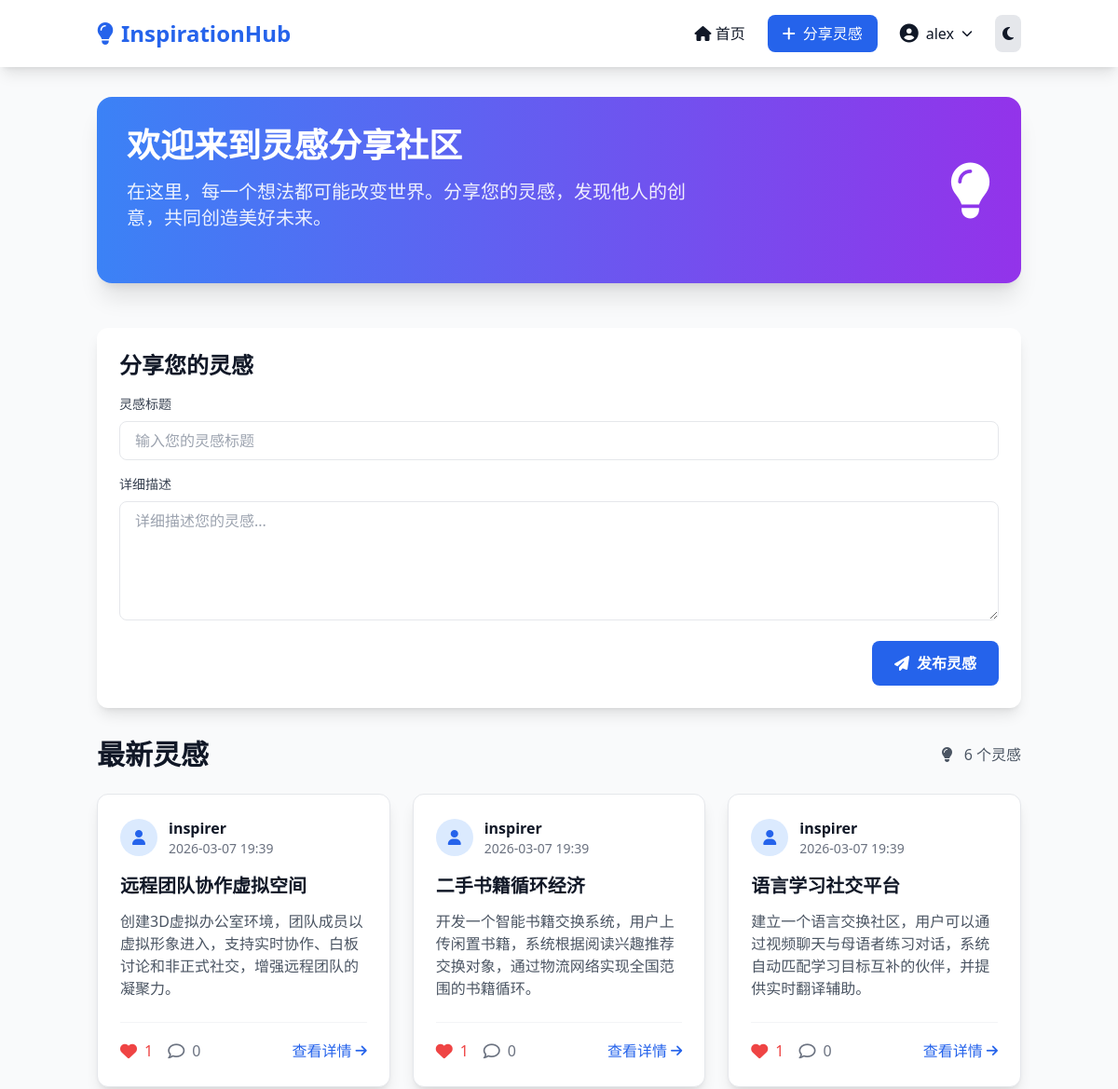
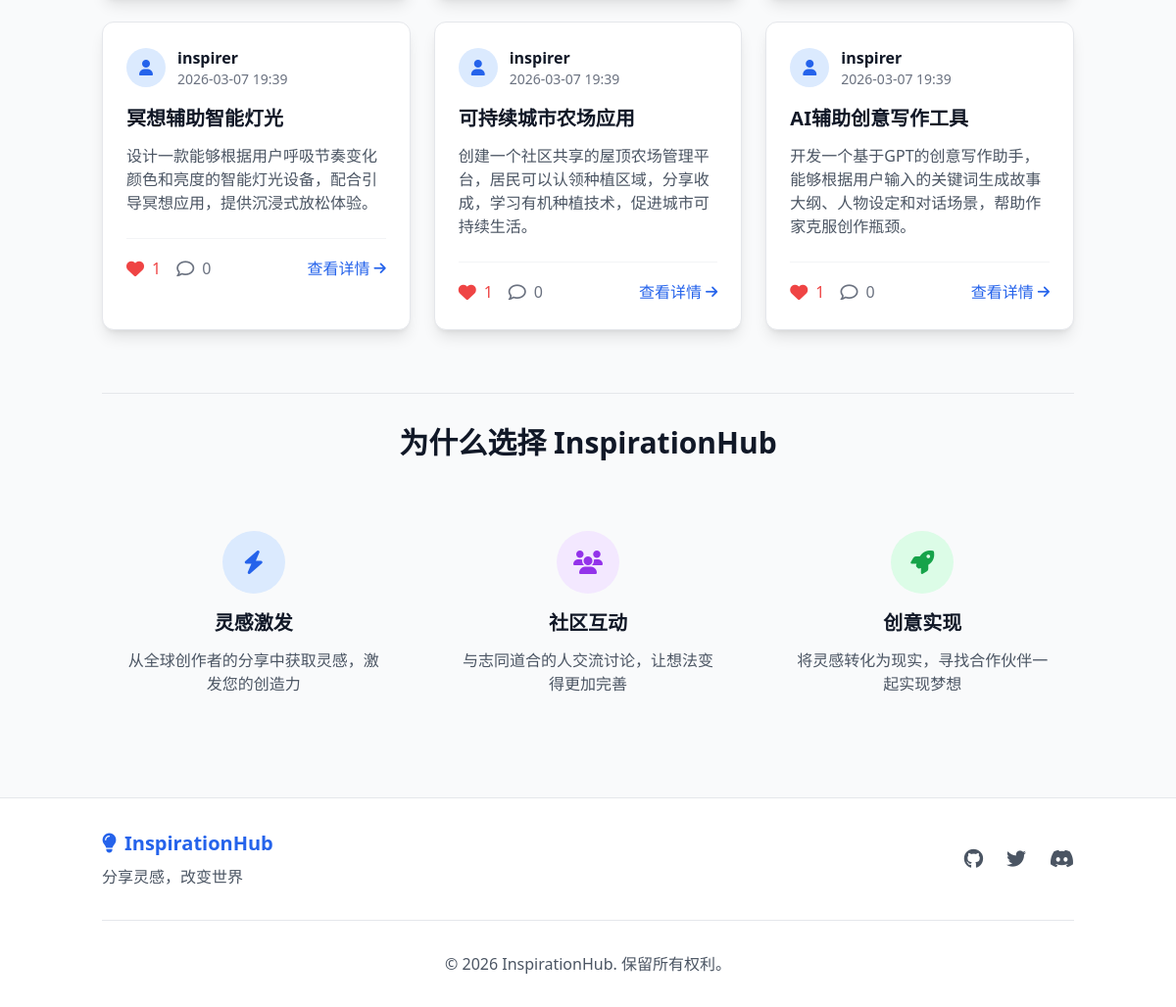
The app's page / (signed in) with its own data (2 pictures, top to bottom).
### ideas/models.py (models this page shows, shortened)
class Idea(models.Model):
    title = models.CharField(max_length=200, verbose_name='标题')
    description = models.TextField(verbose_name='详细描述')
    user = models.ForeignKey(User, on_delete=models.CASCADE, related_name='ideas', verbose_name='作者')
    likes = models.ManyToManyField(User, related_name='liked_ideas', blank=True, verbose_name='点赞用户')
    created_at = models.DateTimeField(default=timezone.now, verbose_name='创建时间')
    updated_at = models.DateTimeField(auto_now=True, verbose_name='更新时间')
    def total_likes(self):
        return self.likes.count()
    class Meta:
        ordering = ['-created_at']
        verbose_name = '灵感'
        verbose_name_plural = '灵感'

### ideas/views.py (the view)
# urls.py: path('', views.home, name='home'),
def home(request):
    ideas = Idea.objects.all()
    form = IdeaForm() if request.user.is_authenticated else None
    if not ideas.exists():
        create_sample_ideas()
        ideas = Idea.objects.all()
    context = {
        'ideas': ideas,
        'form': form,
        'show_animation': not request.session.get('animation_shown', False)
    }
    if context['show_animation']:
        request.session['animation_shown'] = True
    return render(request, 'ideas/home.html', context)

### ideas/forms.py
class IdeaForm(forms.ModelForm):
    class Meta:
        model = Idea
        fields = ['title', 'description']
        widgets = {
            'title': forms.TextInput(attrs={
                'class': 'w-full px-4 py-2 border rounded-lg focus:ring-2 focus:ring-blue-500 focus:border-transparent',
                'placeholder': '输入您的灵感标题',
                'maxlength': '200'
            }),
            'description': forms.Textarea(attrs={
                'class': 'w-full px-4 py-2 border rounded-lg focus:ring-2 focus:ring-blue-500 focus:border-transparent h-32',
                'placeholder': '详细描述您的灵感...',
                'rows': 5
            }),
        }
        labels = {
            'title': '标题',
            'description': '描述',
        }

### templates/ideas/home.html (shortened to what this page needs)
{% extends 'base.html' %}
{% load static %}
{% block content %}
<div class="max-w-7xl mx-auto">
    <div class="bg-gradient-to-r from-blue-500 to-purple-600 rounded-2xl p-8 mb-12 text-white shadow-xl">
        <div class="flex flex-col md:flex-row items-center justify-between">
            <div class="mb-6 md:mb-0 md:w-2/3">
                <h1 class="text-4xl font-bold mb-4">欢迎来到灵感分享社区</h1>
                <p class="text-xl mb-6 opacity-90">在这里，每一个想法都可能改变世界。分享您的灵感，发现他人的创意，共同创造美好未来。</p>
            </div>
            <div class="text-6xl">
                <i class="fas fa-lightbulb animate-pulse"></i>
            </div>
        </div>
    </div>
    {% if user.is_authenticated %}
    <div class="bg-white dark:bg-gray-800 rounded-xl shadow-lg p-6 mb-8">
        <h2 class="text-2xl font-bold mb-4">分享您的灵感</h2>
        <form method="POST" action="{% url 'create-idea' %}" id="idea-form">
            <div class="space-y-4">
                <div>
                    <label for="{{ form.title.id_for_label }}" class="block text-sm font-medium text-gray-700 dark:text-gray-300 mb-2">灵感标题</label>
                    {{ form.title }}
                </div>
                <div>
                    <label for="{{ form.description.id_for_label }}" class="block text-sm font-medium text-gray-700 dark:text-gray-300 mb-2">详细描述</label>
                    {{ form.description }}
                </div>
                <div class="flex justify-end">
                    <button type="submit" class="bg-blue-600 hover:bg-blue-700 text-white px-6 py-3 rounded-lg font-semibold transition-colors flex items-center space-x-2">
                        <i class="fas fa-paper-plane"></i>
                        <span>发布灵感</span>
                    </button>
                </div>
            </div>
        </form>
    </div>
    {% endif %}
    <div id="ideas-grid">
        <div class="flex justify-between items-center mb-6">
            <h2 class="text-3xl font-bold">最新灵感</h2>
            <div class="text-gray-600 dark:text-gray-400">
                <i class="fas fa-lightbulb mr-2"></i>
                <span>{{ ideas.count }} 个灵感</span>
            </div>
        </div>
        {% if ideas %}
        <div class="grid grid-cols-1 md:grid-cols-2 lg:grid-cols-3 gap-6">
            {% for idea in ideas %}
            <div class="idea-card bg-white dark:bg-gray-800 rounded-xl shadow-lg overflow-hidden hover:shadow-2xl transition-all duration-300 border border-gray-200 dark:border-gray-700">
                <div class="p-6">
                    <div class="flex items-center mb-4">
                        <div class="w-10 h-10 bg-blue-100 dark:bg-blue-900 rounded-full flex items-center justify-center mr-3">
                            <i class="fas fa-user text-blue-600 dark:text-blue-400"></i>
                        </div>
                        <div>
                            <div class="font-semibold">{{ idea.user.username }}</div>
                            <div class="text-sm text-gray-500 dark:text-gray-400">{{ idea.created_at|date:"Y-m-d H:i" }}</div>
                        </div>
                    </div>
                    <a href="{% url 'idea-detail' idea.pk %}">
                        <h3 class="text-xl font-bold mb-3 hover:text-blue-600 dark:hover:text-blue-400 transition-colors line-clamp-2">{{ idea.title }}</h3>
                    </a>
                    <p class="text-gray-600 dark:text-gray-300 mb-6 line-clamp-4">{{ idea.description }}</p>
                    <div class="flex justify-between items-center pt-4 border-t border-gray-100 dark:border-gray-700">
                        <div class="flex items-center space-x-4">
                            <button class="like-btn flex items-center space-x-2 {% if user in idea.likes.all %}text-red-500{% else %}text-gray-500 hover:text-red-500{% endif %} transition-colors"
                                    data-idea-id="{{ idea.pk }}"
                                    {% if not user.is_authenticated %}onclick="alert('请先登录以点赞')"{% endif %}>
                                <i class="{% if user in idea.likes.all %}fas fa-heart{% else %}far fa-heart{% endif %} text-lg"></i>
                                <span class="like-count font-medium">{{ idea.total_likes }}</span>
                            </button>
                            <a href="{% url 'idea-detail' idea.pk %}#comments" class="flex items-center space-x-2 text-gray-500 hover:text-blue-500 transition-colors">
                                <i class="far fa-comment text-lg"></i>
                                <span class="font-medium">{{ idea.comments.count }}</span>
                            </a>
                        </div>
                        <a href="{% url 'idea-detail' idea.pk %}" class="text-blue-600 dark:text-blue-400 hover:text-blue-700 dark:hover:text-blue-300 font-medium flex items-center space-x-1 transition-colors">
                            <span>查看详情</span>
                            <i class="fas fa-arrow-right text-sm"></i>
                        </a>
                    </div>
                </div>
            </div>
            {% endfor %}
        </div>
        {% endif %}
    </div>
    <div class="mt-16 pt-8 border-t border-gray-200 dark:border-gray-700">
        <h2 class="text-3xl font-bold text-center mb-12">为什么选择 InspirationHub</h2>
        <div class="grid grid-cols-1 md:grid-cols-3 gap-8">
            <div class="text-center p-6">
                <div class="bg-blue-100 dark:bg-blue-900 w-16 h-16 rounded-full flex items-center justify-center mx-auto mb-4">
                    <i class="fas fa-bolt text-2xl text-blue-600 dark:text-blue-400"></i>
                </div>
                <h3 class="text-xl font-semibold mb-3">灵感激发</h3>
                <p class="text-gray-600 dark:text-gray-400">从全球创作者的分享中获取灵感，激发您的创造力</p>
            </div>
            <div class="text-center p-6">
                <div class="bg-purple-100 dark:bg-purple-900 w-16 h-16 rounded-full flex items-center justify-center mx-auto mb-4">
                    <i class="fas fa-users text-2xl text-purple-600 dark:text-purple-400"></i>
                </div>
                <h3 class="text-xl font-semibold mb-3">社区互动</h3>
                <p class="text-gray-600 dark:text-gray-400">与志同道合的人交流讨论，让想法变得更加完善</p>
            </div>
            <div class="text-center p-6">
                <div class="bg-green-100 dark:bg-green-900 w-16 h-16 rounded-full flex items-center justify-center mx-auto mb-4">
                    <i class="fas fa-rocket text-2xl text-green-600 dark:text-green-400"></i>
                </div>
                <h3 class="text-xl font-semibold mb-3">创意实现</h3>
                <p class="text-gray-600 dark:text-gray-400">将灵感转化为现实，寻找合作伙伴一起实现梦想</p>
            </div>
        </div>
    </div>
</div>
{% endblock %}

### templates/base.html (shortened to what this page needs)
<!DOCTYPE html>
<html lang="zh-CN" class="dark">
<head>
    <script src="https://cdn.tailwindcss.com"></script>
    <link rel="stylesheet" href="https://cdnjs.cloudflare.com/ajax/libs/font-awesome/6.4.0/css/all.min.css">
</head>
<body class="bg-gray-50 dark:bg-gray-900 text-gray-900 dark:text-gray-100 min-h-screen transition-colors duration-200">
    <nav class="bg-white dark:bg-gray-800 shadow-lg sticky top-0 z-50">
        <div class="container mx-auto px-4 py-4">
            <div class="flex justify-between items-center">
                <a href="{% url 'home' %}" class="flex items-center space-x-2 text-2xl font-bold text-blue-600 dark:text-blue-400">
                    <i class="fas fa-lightbulb"></i>
                    <span>InspirationHub</span>
                </a>
                <div class="flex items-center space-x-6">
                    <a href="{% url 'home' %}" class="hover:text-blue-600 dark:hover:text-blue-400 transition-colors">
                        <i class="fas fa-home"></i> 首页
                    </a>
                    {% if user.is_authenticated %}
                        <a href="{% url 'create-idea' %}" class="bg-blue-600 hover:bg-blue-700 text-white px-4 py-2 rounded-lg transition-colors flex items-center space-x-2">
                            <i class="fas fa-plus"></i>
                            <span>分享灵感</span>
                        </a>
                        <div class="relative group">
                            <button class="flex items-center space-x-2 hover:text-blue-600 dark:hover:text-blue-400">
                                <i class="fas fa-user-circle text-xl"></i>
                                <span>{{ user.username }}</span>
                                <i class="fas fa-chevron-down text-xs"></i>
                            </button>
                        </div>
                    {% endif %}
                    <button id="theme-toggle" class="p-2 rounded-lg bg-gray-200 dark:bg-gray-700 hover:bg-gray-300 dark:hover:bg-gray-600 transition-colors">
                        <i class="fas fa-moon dark:hidden"></i>
                    </button>
                </div>
            </div>
        </div>
    </nav>
    <main class="container mx-auto px-4 py-8">
        {% block content %}{% endblock %}
    </main>
    <footer class="bg-white dark:bg-gray-800 border-t border-gray-200 dark:border-gray-700 mt-12 py-8">
        <div class="container mx-auto px-4">
            <div class="flex flex-col md:flex-row justify-between items-center">
                <div class="mb-4 md:mb-0">
                    <div class="flex items-center space-x-2 text-xl font-bold text-blue-600 dark:text-blue-400">
                        <i class="fas fa-lightbulb"></i>
                        <span>InspirationHub</span>
                    </div>
                    <p class="text-gray-600 dark:text-gray-400 mt-2">分享灵感，改变世界</p>
                </div>
                <div class="flex space-x-6">
                    <a href="#" class="text-gray-600 dark:text-gray-400 hover:text-blue-600 dark:hover:text-blue-400">
                        <i class="fab fa-github text-xl"></i>
                    </a>
                    <a href="#" class="text-gray-600 dark:text-gray-400 hover:text-blue-600 dark:hover:text-blue-400">
                        <i class="fab fa-twitter text-xl"></i>
                    </a>
                    <a href="#" class="text-gray-600 dark:text-gray-400 hover:text-blue-600 dark:hover:text-blue-400">
                        <i class="fab fa-discord text-xl"></i>
                    </a>
                </div>
            </div>
            <div class="border-t border-gray-200 dark:border-gray-700 mt-8 pt-8 text-center text-gray-600 dark:text-gray-400">
                <p>&copy; 2026 InspirationHub. 保留所有权利。</p>
            </div>
        </div>
    </footer>
</body>
</html>

### templates/base.html (style rules this page uses)
.idea-card { transition: all 0.3s ease; }

### templates/ideas/home.html (style rules this page uses)
.line-clamp-2 { display: -webkit-box; -webkit-line-clamp: 2; -webkit-box-orient: vertical; overflow: hidden; }
.line-clamp-4 { display: -webkit-box; -webkit-line-clamp: 4; -webkit-box-orient: vertical; overflow: hidden; }

### records on screen
Idea: user.username "inspirer", created_at "2026-03-07 19:39", title "远程团队协作虚拟空间", description "创建3D虚拟办公室环境，团队成员以虚拟形象进入，支持实时协作、白板讨论和非正式社交，增强远程团队的凝聚力。", total_likes "1", comments.count "0"
Idea: user.username "inspirer", created_at "2026-03-07 19:39", title "二手书籍循环经济", description "开发一个智能书籍交换系统，用户上传闲置书籍，系统根据阅读兴趣推荐交换对象，通过物流网络实现全国范围的书籍循环。", total_likes "1", comments.count "0"
Idea: user.username "inspirer", created_at "2026-03-07 19:39", title "语言学习社交平台", description "建立一个语言交换社区，用户可以通过视频聊天与母语者练习对话，系统自动匹配学习目标互补的伙伴，并提供实时翻译辅助。", total_likes "1", comments.count "0"
Idea: user.username "inspirer", created_at "2026-03-07 19:39", title "冥想辅助智能灯光", description "设计一款能够根据用户呼吸节奏变化颜色和亮度的智能灯光设备，配合引导冥想应用，提供沉浸式放松体验。", total_likes "1", comments.count "0"
Idea: user.username "inspirer", created_at "2026-03-07 19:39", title "可持续城市农场应用", description "创建一个社区共享的屋顶农场管理平台，居民可以认领种植区域，分享收成，学习有机种植技术，促进城市可持续生活。", total_likes "1", comments.count "0"
Idea: user.username "inspirer", created_at "2026-03-07 19:39", title "AI辅助创意写作工具", description "开发一个基于GPT的创意写作助手，能够根据用户输入的关键词生成故事大纲、人物设定和对话场景，帮助作家克服创作瓶颈。", total_likes "1", comments.count "0"

### other values on screen
{{ user.username }} "alex"
{{ ideas.count }} "6"
